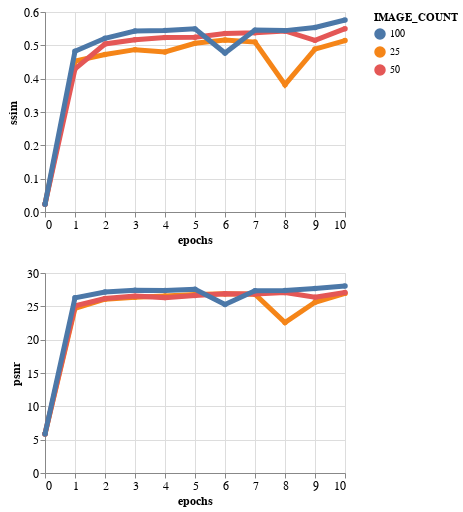

The code cell stored with this chart in its notebook:
### Code cell
concat_image_count_charts()

### Figure 1 — Vega-Lite specification as saved in the notebook (floating-point values rounded to 4 significant figures)
{"config": {"view": {"continuousWidth": 400, "continuousHeight": 300}, "axis": {"labelFontSize": 12, "titleFontSize": 12}, "title": {"fontSize": 18}}, "vconcat": [{"layer": [{"data": {"name": "data-6a8d5095552c1d0166b92e07034e7587"}, "mark": {"type": "line", "point": true, "strokeWidth": 5.0}, "encoding": {"color": {"type": "nominal", "field": "IMAGE_COUNT"}, "x": {"type": "quantitative", "field": "epochs"}, "y": {"type": "quantitative", "field": "ssim"}}, "height": 200, "width": 300}, {"data": {"name": "data-a7b90938cc30f834f0246a61fd0b915f"}, "mark": {"type": "line", "point": true, "strokeWidth": 5.0}, "encoding": {"color": {"type": "nominal", "field": "IMAGE_COUNT"}, "x": {"type": "quantitative", "field": "epochs"}, "y": {"type": "quantitative", "field": "ssim"}}, "height": 200, "width": 300}, {"data": {"name": "data-985709be4d294215d73da185009a9e1e"}, "mark": {"type": "line", "point": true, "strokeWidth": 5.0}, "encoding": {"color": {"type": "nominal", "field": "IMAGE_COUNT"}, "x": {"type": "quantitative", "field": "epochs"}, "y": {"type": "quantitative", "field": "ssim"}}, "height": 200, "width": 300}]}, {"layer": [{"data": {"name": "data-6a8d5095552c1d0166b92e07034e7587"}, "mark": {"type": "line", "point": true, "strokeWidth": 5.0}, "encoding": {"color": {"type": "nominal", "field": "IMAGE_COUNT"}, "x": {"type": "quantitative", "field": "epochs"}, "y": {"type": "quantitative", "field": "psnr"}}, "height": 200, "width": 300}, {"data": {"name": "data-a7b90938cc30f834f0246a61fd0b915f"}, "mark": {"type": "line", "point": true, "strokeWidth": 5.0}, "encoding": {"color": {"type": "nominal", "field": "IMAGE_COUNT"}, "x": {"type": "quantitative", "field": "epochs"}, "y": {"type": "quantitative", "field": "psnr"}}, "height": 200, "width": 300}, {"data": {"name": "data-985709be4d294215d73da185009a9e1e"}, "mark": {"type": "line", "point": true, "strokeWidth": 5.0}, "encoding": {"color": {"type": "nominal", "field": "IMAGE_COUNT"}, "x": {"type": "quantitative", "field": "epochs"}, "y": {"type": "quantitative", "field": "psnr"}}, "height": 200, "width": 300}]}], "$schema": "https://vega.github.io/schema/vega-lite/v4.8.1.json", "datasets": {"data-6a8d5095552c1d0166b92e07034e7587": [{"epochs": 0, "val_loss": 1.167, "nmse": 20.55, "ssim": 0.02338, "psnr": 5.857, "IMAGE_COUNT": "25"}, {"epochs": 1, "val_loss": 0.433, "nmse": 0.1034, "ssim": 0.4525, "psnr": 24.69, "IMAGE_COUNT": "25"}, {"epochs": 2, "val_loss": 0.3815, "nmse": 0.08089, "ssim": 0.4723, "psnr": 26.07, "IMAGE_COUNT": "25"}, {"epochs": 3, "val_loss": 0.3689, "nmse": 0.07635, "ssim": 0.4871, "psnr": 26.38, "IMAGE_COUNT": "25"}, {"epochs": 4, "val_loss": 0.3649, "nmse": 0.07285, "ssim": 0.4802, "psnr": 26.57, "IMAGE_COUNT": "25"}, {"epochs": 5, "val_loss": 0.3563, "nmse": 0.07087, "ssim": 0.5062, "psnr": 26.76, "IMAGE_COUNT": "25"}, {"epochs": 6, "val_loss": 0.3514, "nmse": 0.06905, "ssim": 0.5158, "psnr": 26.88, "IMAGE_COUNT": "25"}, {"epochs": 7, "val_loss": 0.3529, "nmse": 0.0694, "ssim": 0.5098, "psnr": 26.83, "IMAGE_COUNT": "25"}, {"epochs": 8, "val_loss": 0.5426, "nmse": 0.1617, "ssim": 0.3821, "psnr": 22.57, "IMAGE_COUNT": "25"}, {"epochs": 9, "val_loss": 0.3934, "nmse": 0.08628, "ssim": 0.4887, "psnr": 25.61, "IMAGE_COUNT": "25"}, {"epochs": 10, "val_loss": 0.3488, "nmse": 0.06739, "ssim": 0.5143, "psnr": 26.94, "IMAGE_COUNT": "25"}], "data-a7b90938cc30f834f0246a61fd0b915f": [{"epochs": 0, "val_loss": 1.167, "nmse": 20.55, "ssim": 0.02338, "psnr": 5.857, "IMAGE_COUNT": "50"}, {"epochs": 1, "val_loss": 0.4178, "nmse": 0.09871, "ssim": 0.4295, "psnr": 25.07, "IMAGE_COUNT": "50"}, {"epochs": 2, "val_loss": 0.374, "nmse": 0.08346, "ssim": 0.504, "psnr": 26.17, "IMAGE_COUNT": "50"}, {"epochs": 3, "val_loss": 0.3602, "nmse": 0.07262, "ssim": 0.517, "psnr": 26.53, "IMAGE_COUNT": "50"}, {"epochs": 4, "val_loss": 0.3735, "nmse": 0.0778, "ssim": 0.5236, "psnr": 26.31, "IMAGE_COUNT": "50"}, {"epochs": 5, "val_loss": 0.359, "nmse": 0.07557, "ssim": 0.5242, "psnr": 26.62, "IMAGE_COUNT": "50"}, {"epochs": 6, "val_loss": 0.3476, "nmse": 0.06957, "ssim": 0.5355, "psnr": 26.89, "IMAGE_COUNT": "50"}, {"epochs": 7, "val_loss": 0.3493, "nmse": 0.07074, "ssim": 0.5375, "psnr": 26.86, "IMAGE_COUNT": "50"}, {"epochs": 8, "val_loss": 0.3468, "nmse": 0.06676, "ssim": 0.5432, "psnr": 27.07, "IMAGE_COUNT": "50"}, {"epochs": 9, "val_loss": 0.3672, "nmse": 0.07528, "ssim": 0.5149, "psnr": 26.37, "IMAGE_COUNT": "50"}, {"epochs": 10, "val_loss": 0.3447, "nmse": 0.06824, "ssim": 0.55, "psnr": 27.07, "IMAGE_COUNT": "50"}], "data-985709be4d294215d73da185009a9e1e": [{"epochs": 0, "val_loss": 1.167, "nmse": 20.55, "ssim": 0.02338, "psnr": 5.857, "IMAGE_COUNT": "100"}, {"epochs": 1, "val_loss": 0.3793, "nmse": 0.07931, "ssim": 0.482, "psnr": 26.28, "IMAGE_COUNT": "100"}, {"epochs": 2, "val_loss": 0.3467, "nmse": 0.06639, "ssim": 0.5211, "psnr": 27.15, "IMAGE_COUNT": "100"}, {"epochs": 3, "val_loss": 0.3376, "nmse": 0.06315, "ssim": 0.5427, "psnr": 27.42, "IMAGE_COUNT": "100"}, {"epochs": 4, "val_loss": 0.3382, "nmse": 0.06222, "ssim": 0.5443, "psnr": 27.39, "IMAGE_COUNT": "100"}, {"epochs": 5, "val_loss": 0.3341, "nmse": 0.062, "ssim": 0.5494, "psnr": 27.55, "IMAGE_COUNT": "100"}, {"epochs": 6, "val_loss": 0.4101, "nmse": 0.09189, "ssim": 0.4769, "psnr": 25.27, "IMAGE_COUNT": "100"}, {"epochs": 7, "val_loss": 0.3374, "nmse": 0.06252, "ssim": 0.5456, "psnr": 27.33, "IMAGE_COUNT": "100"}, {"epochs": 8, "val_loss": 0.3373, "nmse": 0.06189, "ssim": 0.5442, "psnr": 27.36, "IMAGE_COUNT": "100"}, {"epochs": 9, "val_loss": 0.3292, "nmse": 0.0583, "ssim": 0.5536, "psnr": 27.66, "IMAGE_COUNT": "100"}, {"epochs": 10, "val_loss": 0.3187, "nmse": 0.05443, "ssim": 0.5759, "psnr": 28.03, "IMAGE_COUNT": "100"}]}}
